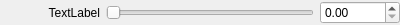
<?xml version="1.0" encoding="UTF-8"?>
<ui version="4.0">
 <class>SettingSlider</class>
 <widget class="QWidget" name="SettingSlider">
  <property name="geometry">
   <rect>
    <x>0</x>
    <y>0</y>
    <width>400</width>
    <height>25</height>
   </rect>
  </property>
  <property name="minimumSize">
   <size>
    <width>400</width>
    <height>0</height>
   </size>
  </property>
  <property name="maximumSize">
   <size>
    <width>16777215</width>
    <height>25</height>
   </size>
  </property>
  <property name="windowTitle">
   <string>SettingSlider</string>
  </property>
  <layout class="QHBoxLayout" name="horizontalLayout">
   <property name="margin">
    <number>0</number>
   </property>
   <item>
    <widget class="QLabel" name="label">
     <property name="minimumSize">
      <size>
       <width>100</width>
       <height>0</height>
      </size>
     </property>
     <property name="text">
      <string>TextLabel</string>
     </property>
     <property name="alignment">
      <set>Qt::AlignRight|Qt::AlignTrailing|Qt::AlignVCenter</set>
     </property>
    </widget>
   </item>
   <item>
    <widget class="QSlider" name="horizontalSlider">
     <property name="minimumSize">
      <size>
       <width>200</width>
       <height>0</height>
      </size>
     </property>
     <property name="orientation">
      <enum>Qt::Horizontal</enum>
     </property>
    </widget>
   </item>
   <item>
    <widget class="QDoubleSpinBox" name="doubleSpinBox">
     <property name="minimumSize">
      <size>
       <width>80</width>
       <height>0</height>
      </size>
     </property>
    </widget>
   </item>
  </layout>
 </widget>
 <resources/>
 <connections>
  <connection>
   <sender>horizontalSlider</sender>
   <signal>valueChanged(int)</signal>
   <receiver>SettingSlider</receiver>
   <slot>updateValueFromSlide()</slot>
   <hints>
    <hint type="sourcelabel">
     <x>89</x>
     <y>13</y>
    </hint>
    <hint type="destinationlabel">
     <x>131</x>
     <y>23</y>
    </hint>
   </hints>
  </connection>
  <connection>
   <sender>doubleSpinBox</sender>
   <signal>valueChanged(double)</signal>
   <receiver>SettingSlider</receiver>
   <slot>updateValueFromSpin()</slot>
   <hints>
    <hint type="sourcelabel">
     <x>374</x>
     <y>10</y>
    </hint>
    <hint type="destinationlabel">
     <x>329</x>
     <y>21</y>
    </hint>
   </hints>
  </connection>
 </connections>
 <slots>
  <slot>updateValueFromSlide()</slot>
  <slot>updateValueFromSpin()</slot>
 </slots>
</ui>
